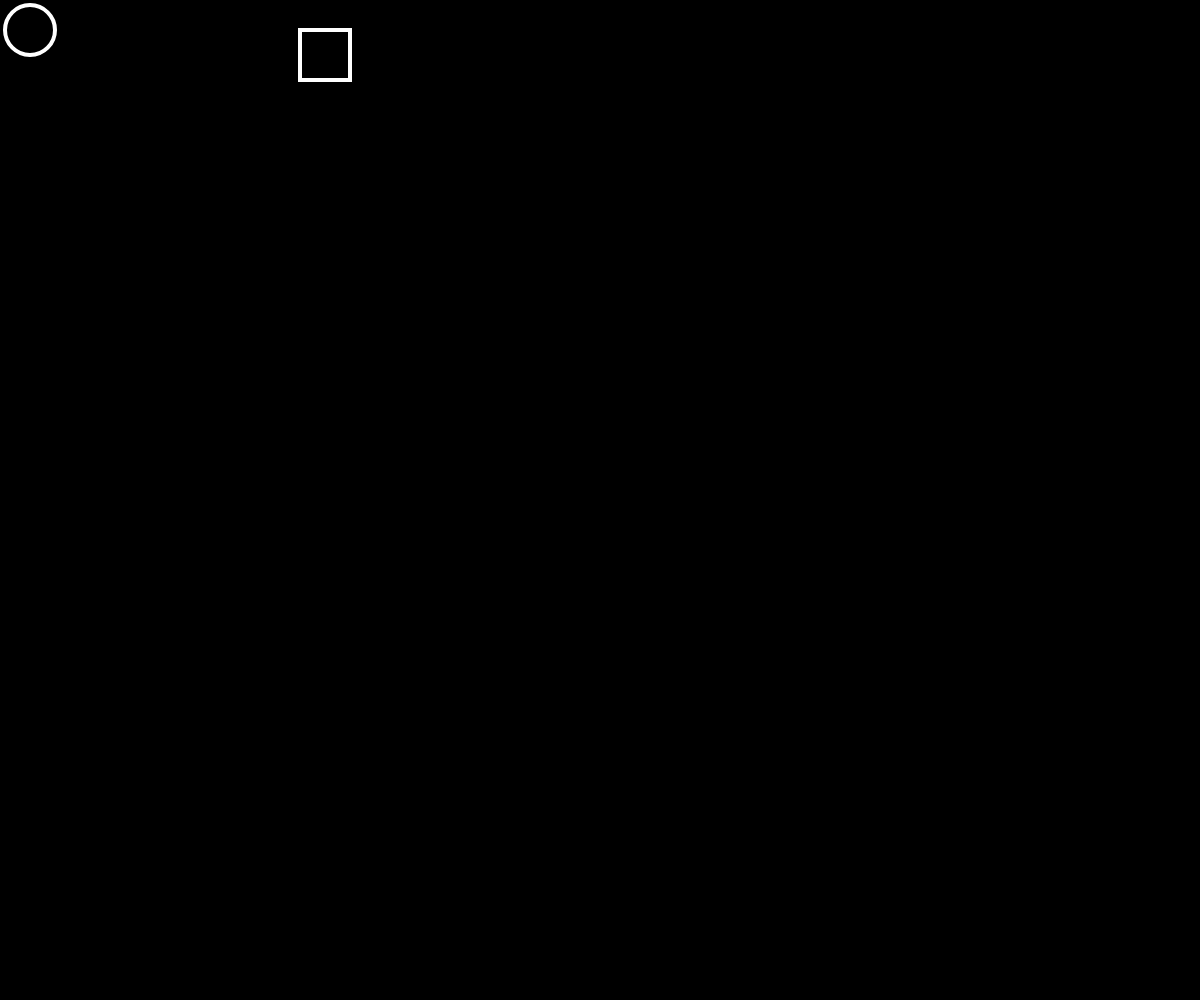
Frame 1 (no input)
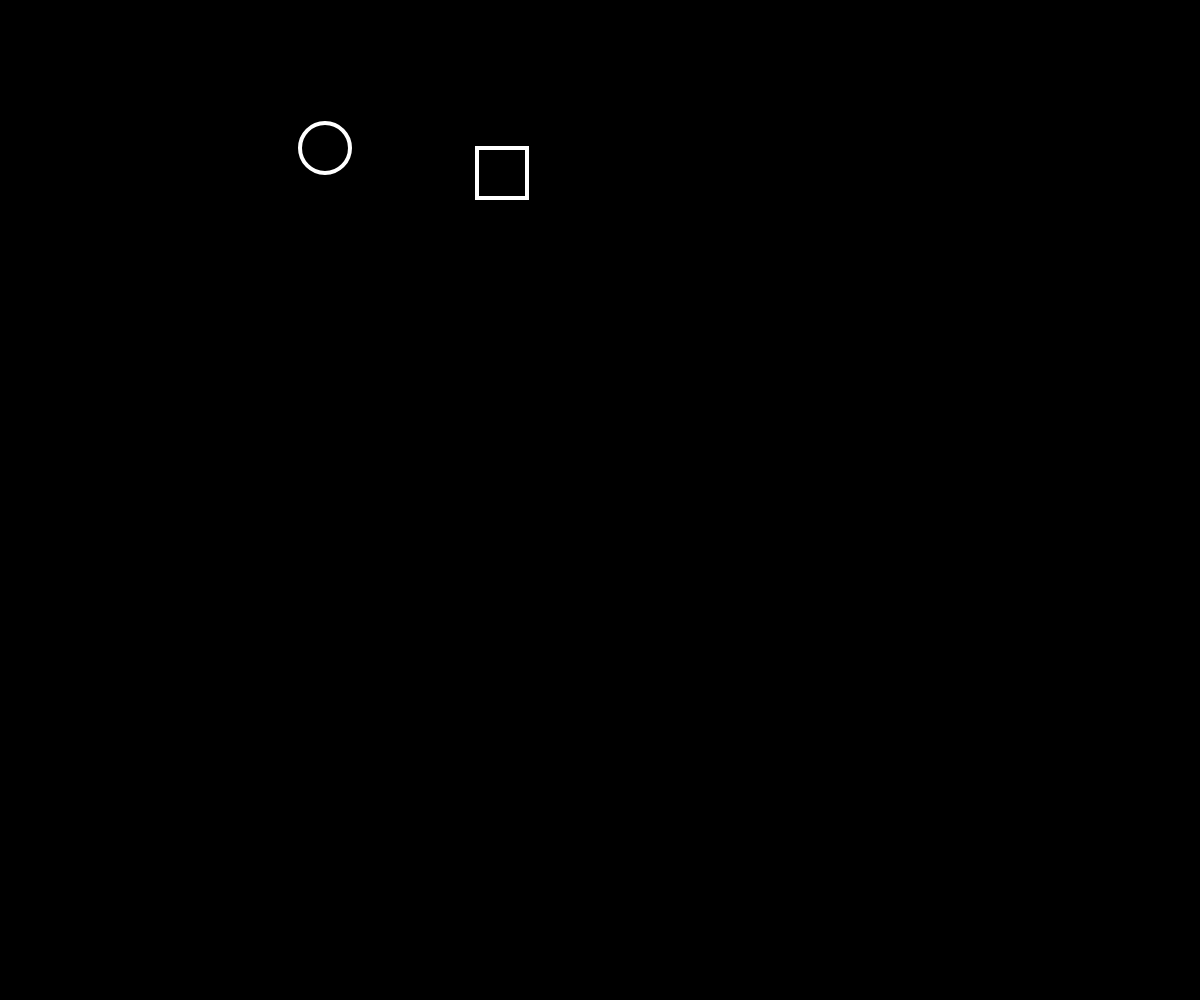
Frame 60 (no input)
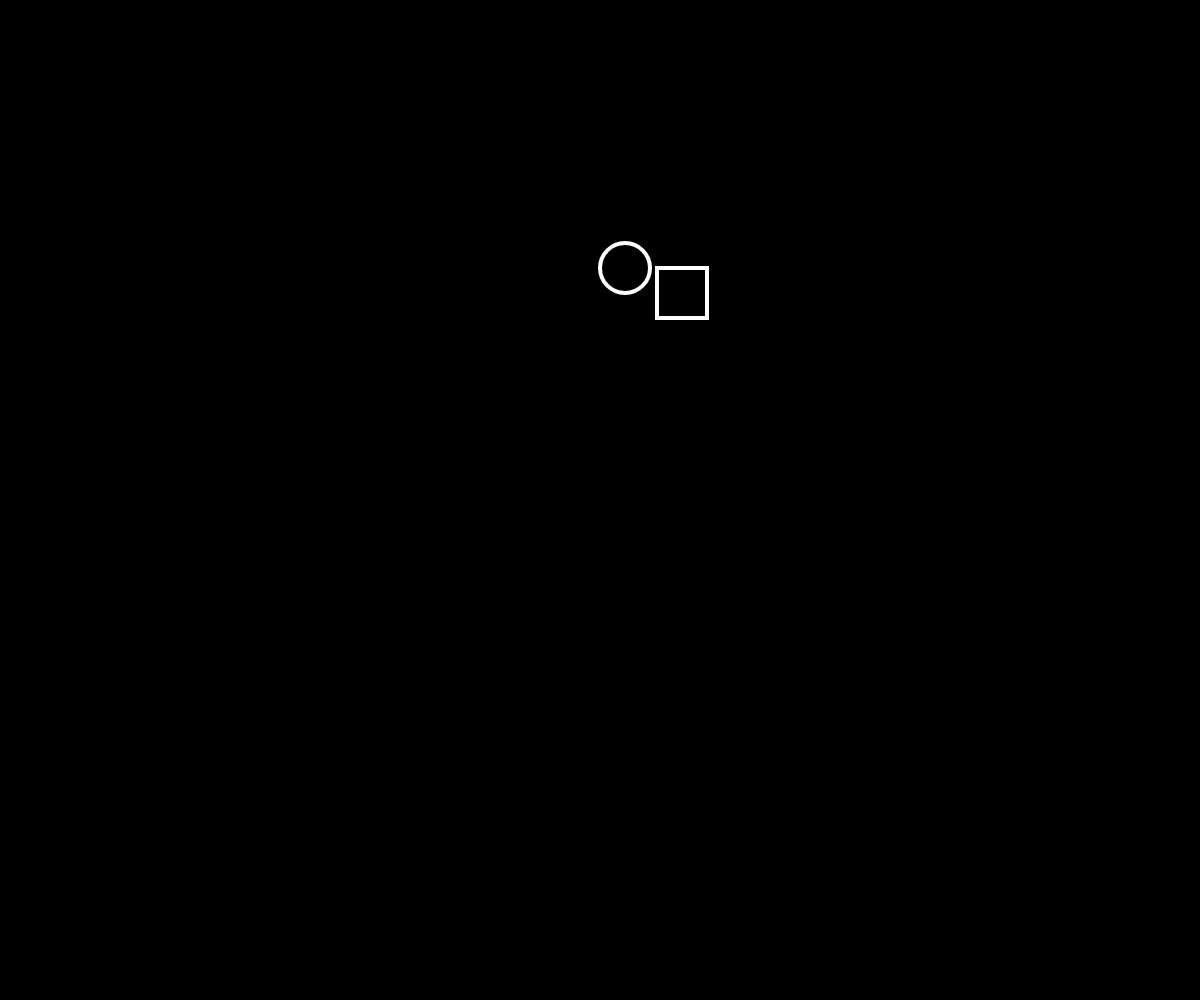
Frame 120 (the mouse pressed at the canvas centre since frame 60)

The p5.js sketch that drew these frames (run headless with seeded random() and noise() and a simulated clock; from frame 60 on, the mouse is pressed at the canvas centre):

// p5.js sketch
// ── sketch.js
let ellipseX = 30;
let ellipseY = 30;
let ellipseSpeedX =  5;
let ellipseSpeedY = 2;
let r = 25;

let rectX = 300;
let rectY = 30;
let rectS = 50;
let rectSpeedX = 3;
let rectSpeedY = 2;

function setup(){
    createCanvas(windowWidth, windowHeight);
}

function draw(){
    background(0);

    noFill();
    strokeWeight(4);
    stroke(255);

    ellipse(ellipseX, ellipseY, r*2, r*2);

    ellipseX += ellipseSpeedX;
    ellipseY += ellipseSpeedY;
    ellipseSpeedX = constrain(ellipseSpeedX, -10, 10);
    ellipseSpeedY = constrain(ellipseSpeedY, -10, 10);

    if(ellipseX > windowWidth - r || ellipseX < r){
        ellipseSpeedX = -ellipseSpeedX;
    }
    if(ellipseY > windowHeight - r  || ellipseY < r){
        ellipseSpeedY = -ellipseSpeedY;
    }

    rect(rectX, rectY, rectS, rectS);

    rectX += rectSpeedX;
    rectY += rectSpeedY;
    rectSpeedX = constrain(rectSpeedX, -10, 10);
    rectSpeedY = constrain(rectSpeedY, -10, 10);

    if(rectX > windowWidth - rectS || rectX < 0){
        rectSpeedX = -rectSpeedX;
    }
    if(rectY > windowHeight - rectS || rectY < 0){
        rectSpeedY = -rectSpeedY;
    }
}

function windowResized() {
    resizeCanvas(windowWidth, windowHeight);
}
